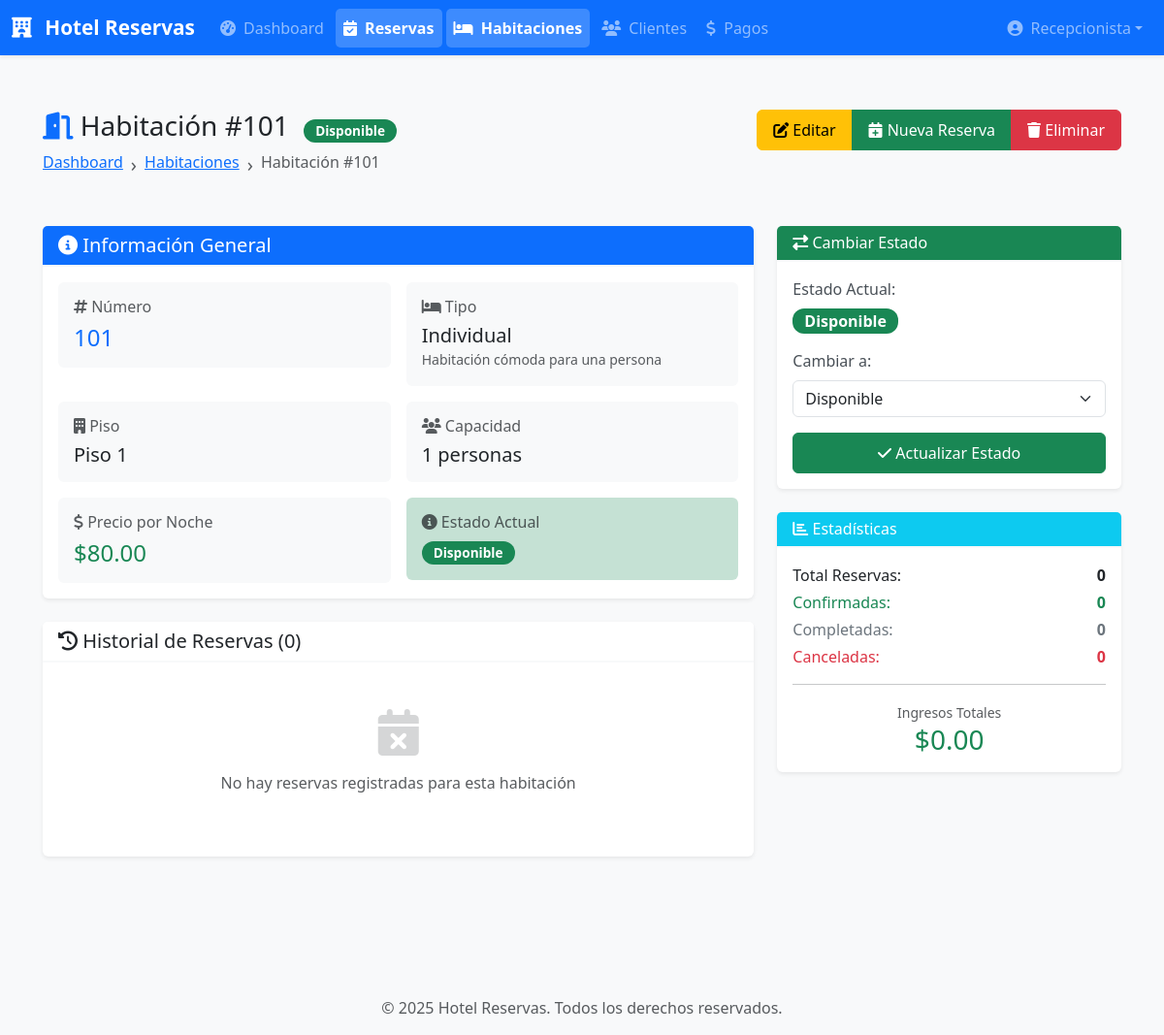
Screenshot of /public/habitaciones/1 (signed in) with the database file from the repository.
### tables this page shows
CREATE TABLE habitaciones (
    id INT PRIMARY KEY AUTO_INCREMENT,
    numero VARCHAR(10) UNIQUE NOT NULL,
    tipo_id INT NOT NULL,
    piso INT NOT NULL,
    precio_noche DECIMAL(10,2) NOT NULL,
    estado ENUM('disponible', 'ocupada', 'mantenimiento') DEFAULT 'disponible',
    descripcion TEXT,
    caracteristicas TEXT,  
    imagen VARCHAR(255),
    created_at TIMESTAMP DEFAULT CURRENT_TIMESTAMP,
    updated_at TIMESTAMP DEFAULT CURRENT_TIMESTAMP ON UPDATE CURRENT_TIMESTAMP,
    FOREIGN KEY (tipo_id) REFERENCES tipos_habitacion(id) ON DELETE RESTRICT,
    INDEX idx_numero (numero),
    INDEX idx_estado (estado),
    INDEX idx_tipo (tipo_id)
);

CREATE TABLE tipos_habitacion (
    id INT PRIMARY KEY AUTO_INCREMENT,
    nombre VARCHAR(50) NOT NULL,
    descripcion TEXT,
    capacidad INT NOT NULL,
    precio_base DECIMAL(10,2) NOT NULL,
    caracteristicas TEXT,  
    imagen VARCHAR(255),
    created_at TIMESTAMP DEFAULT CURRENT_TIMESTAMP,
    updated_at TIMESTAMP DEFAULT CURRENT_TIMESTAMP ON UPDATE CURRENT_TIMESTAMP
);

### views/habitaciones/show.php (the view, shortened to what the rows shown need)
<?php
$habitacion = $data['habitacion'] ?? [];
$reservas = $data['reservas'] ?? [];
$estadoBadges = [
    'disponible' => 'success',
    'ocupada' => 'danger',
    'mantenimiento' => 'warning',
    'limpieza' => 'info'
];
$badge = $estadoBadges[$habitacion['estado']] ?? 'secondary';
require_once __DIR__ . '/../layouts/header.php';
?>
<div class="container-fluid py-4">
    <div class="row mb-4">
        <div class="col-md-6">
            <h1 class="h3 mb-2">
                <i class="fas fa-door-open text-primary"></i>
                Habitación #<?= htmlspecialchars($habitacion['numero']) ?>
                <span class="badge bg-<?= $badge ?> ms-2"><?= ucfirst($habitacion['estado']) ?></span>
            </h1>
            <nav aria-label="breadcrumb">
                <ol class="breadcrumb">
                    <li class="breadcrumb-item"><a href="<?= $base ?>/dashboard">Dashboard</a></li>
                    <li class="breadcrumb-item"><a href="<?= $base ?>/habitaciones">Habitaciones</a></li>
                    <li class="breadcrumb-item active">Habitación #<?= htmlspecialchars($habitacion['numero']) ?></li>
                </ol>
            </nav>
        </div>
        <div class="col-md-6 text-end">
            <div class="btn-group">
                <a href="<?= $base ?>/habitaciones/<?= $habitacion['id'] ?>/editar" class="btn btn-warning">
                    <i class="fas fa-edit"></i>
                    Editar
                </a>
                <a href="<?= $base ?>/reservas/crear?habitacion_id=<?= $habitacion['id'] ?>" class="btn btn-success">
                    <i class="fas fa-calendar-plus"></i>
                    Nueva Reserva
                </a>
                <button type="button" class="btn btn-danger" data-bs-toggle="modal" data-bs-target="#modalEliminar">
                    <i class="fas fa-trash"></i>
                    Eliminar
                </button>
            </div>
        </div>
    </div>
    <div class="row g-4">
        <div class="col-lg-8">
            <div class="card border-0 shadow-sm mb-4">
                <div class="card-header bg-primary text-white">
                    <h5 class="mb-0">
                        <i class="fas fa-info-circle"></i>
                        Información General
                    </h5>
                </div>
                <div class="card-body">
                    <div class="row g-3">
                        <div class="col-md-6">
                            <div class="p-3 bg-light rounded">
                                <h6 class="text-muted mb-2">
                                    <i class="fas fa-hashtag"></i>
                                    Número
                                </h6>
                                <h4 class="mb-0 text-primary"><?= htmlspecialchars($habitacion['numero']) ?></h4>
                            </div>
                        </div>
                        <div class="col-md-6">
                            <div class="p-3 bg-light rounded">
                                <h6 class="text-muted mb-2">
                                    <i class="fas fa-bed"></i>
                                    Tipo
                                </h6>
                                <h5 class="mb-0"><?= htmlspecialchars($habitacion['tipo_nombre']) ?></h5>
                                <?php if (!empty($habitacion['tipo_descripcion'])): ?>
                                    <small class="text-muted"><?= htmlspecialchars($habitacion['tipo_descripcion']) ?></small>
                                <?php endif; ?>
                            </div>
                        </div>
                        <?php if (!empty($habitacion['piso'])): ?>
                        <div class="col-md-6">
                            <div class="p-3 bg-light rounded">
                                <h6 class="text-muted mb-2">
                                    <i class="fas fa-building"></i>
                                    Piso
                                </h6>
                                <h5 class="mb-0">Piso <?= htmlspecialchars($habitacion['piso']) ?></h5>
                            </div>
                        </div>
                        <?php endif; ?>
                        <div class="col-md-6">
                            <div class="p-3 bg-light rounded">
                                <h6 class="text-muted mb-2">
                                    <i class="fas fa-users"></i>
                                    Capacidad
                                </h6>
                                <h5 class="mb-0"><?= $habitacion['capacidad'] ?> personas</h5>
                            </div>
                        </div>
                        <div class="col-md-6">
                            <div class="p-3 bg-light rounded">
                                <h6 class="text-muted mb-2">
                                    <i class="fas fa-dollar-sign"></i>
                                    Precio por Noche
                                </h6>
                                <h4 class="mb-0 text-success">$<?= number_format($habitacion['precio_base'], 2) ?></h4>
                            </div>
                        </div>
                        <div class="col-md-6">
                            <div class="p-3 bg-<?= $badge ?> bg-opacity-25 rounded">
                                <h6 class="text-muted mb-2">
                                    <i class="fas fa-info-circle"></i>
                                    Estado Actual
                                </h6>
                                <h5 class="mb-0">
                                    <span class="badge bg-<?= $badge ?>">
                                        <?= ucfirst($habitacion['estado']) ?>
                                    </span>
                                </h5>
                            </div>
                        </div>
                    </div>
                </div>
            </div>
            <div class="card border-0 shadow-sm">
                <div class="card-header bg-white">
                    <h5 class="mb-0">
                        <i class="fas fa-history"></i>
                        Historial de Reservas (<?= count($reservas) ?>)
                    </h5>
                </div>
                <div class="card-body p-0">
                    <?php if (empty($reservas)): ?>
                        <div class="text-center py-5">
                            <i class="fas fa-calendar-times fa-3x text-muted mb-3 opacity-25"></i>
                            <p class="text-muted">No hay reservas registradas para esta habitación</p>
                        </div>
                    <?php endif; ?>
                </div>
            </div>
        </div>
        <div class="col-lg-4">
            <div class="card border-0 shadow-sm mb-4">
                <div class="card-header bg-success text-white">
                    <h6 class="mb-0">
                        <i class="fas fa-exchange-alt"></i>
                        Cambiar Estado
                    </h6>
                </div>
                <div class="card-body">
                    <form method="POST" action="<?= $base ?>/habitaciones/<?= $habitacion['id'] ?>/cambiar-estado">
                        <div class="mb-3">
                            <label class="form-label">Estado Actual:</label>
                            <div>
                                <span class="badge bg-<?= $badge ?> fs-6">
                                    <?= ucfirst($habitacion['estado']) ?>
                                </span>
                            </div>
                        </div>
                        <div class="mb-3">
                            <label for="nuevoEstado" class="form-label">Cambiar a:</label>
                            <select class="form-select" id="nuevoEstado" name="estado" required>
                                <option value="disponible" <?= $habitacion['estado'] == 'disponible' ? 'selected' : '' ?>>
                                    Disponible
                                </option>
                            </select>
                        </div>
                        <button type="submit" class="btn btn-success w-100">
                            <i class="fas fa-check"></i>
                            Actualizar Estado
                        </button>
                    </form>
                </div>
            </div>
            <div class="card border-0 shadow-sm">
                <div class="card-header bg-info text-white">
                    <h6 class="mb-0">
                        <i class="fas fa-chart-bar"></i>
                        Estadísticas
                    </h6>
                </div>
                <div class="card-body">
                    <?php
                    $totalReservas = count($reservas);
                    $confirmadas = count(array_filter($reservas, fn($r) => $r['estado'] == 'confirmada'));
                    $completadas = count(array_filter($reservas, fn($r) => $r['estado'] == 'completada'));
                    $canceladas = count(array_filter($reservas, fn($r) => $r['estado'] == 'cancelada'));
                    $ingresos = array_sum(array_map(fn($r) => $r['estado'] == 'completada' ? $r['precio_total'] : 0, $reservas));
                    ?>
                    <div class="mb-3">
                        <div class="d-flex justify-content-between mb-1">
                            <span>Total Reservas:</span>
                            <strong><?= $totalReservas ?></strong>
                        </div>
                        <div class="d-flex justify-content-between mb-1">
                            <span class="text-success">Confirmadas:</span>
                            <strong class="text-success"><?= $confirmadas ?></strong>
                        </div>
                        <div class="d-flex justify-content-between mb-1">
                            <span class="text-secondary">Completadas:</span>
                            <strong class="text-secondary"><?= $completadas ?></strong>
                        </div>
                        <div class="d-flex justify-content-between">
                            <span class="text-danger">Canceladas:</span>
                            <strong class="text-danger"><?= $canceladas ?></strong>
                        </div>
                    </div>
                    <hr>
                    <div class="text-center">
                        <small class="text-muted">Ingresos Totales</small>
                        <h3 class="text-success mb-0">$<?= number_format($ingresos, 2) ?></h3>
                    </div>
                </div>
            </div>
        </div>
    </div>
</div>
<?php require_once __DIR__ . '/../layouts/footer.php'; ?>

### core/Router.php (shortened to what the rows shown need)
<?php
class Router
{
    private $routes = [];
    private $basePath = '/hotel-reservas/public';
    private function addRoute($method, $path, $handler, $middleware)
    {
        $this->routes[] = [
            'method' => $method,
            'path' => $path,
            'handler' => $handler,
            'middleware' => $middleware
        ];
    }
    public function run()
    {
        $requestMethod = $_SERVER['REQUEST_METHOD'];
        $requestUri = $_SERVER['REQUEST_URI'];
        if (strpos($requestUri, $this->basePath) === 0) {
            $requestUri = substr($requestUri, strlen($this->basePath));
        }
        foreach ($this->routes as $route) {
            if ($route['method'] === $requestMethod) {
                $pattern = $this->convertToRegex($route['path']);
                if (preg_match($pattern, $requestUri, $matches)) {
                    array_shift($matches);
                    $this->executeHandler($route['handler'], $matches);
                    exit;
                }
            }
        }
        exit;
    }
    private function convertToRegex($path)
    {
        $path = preg_quote($path, '/');
        $path = preg_replace('/\\\{([a-zA-Z0-9_]+)\\\}/', '([a-zA-Z0-9_-]+)', $path);
        return '/^' . $path . '$/';
    }
    private function executeHandler($handler, $params = [])
    {
        list($controllerName, $methodName) = explode('@', $handler);
        $controller = new $controllerName();
        call_user_func_array([$controller, $methodName], $params);
    }
}

### rows the page displays
habitaciones: numero "101", estado "Disponible", tipo.nombre "Individual", tipo.descripcion "Habitación cómoda para una persona", piso "1", tipo.capacidad "1", tipo.precio_base "80.00"
